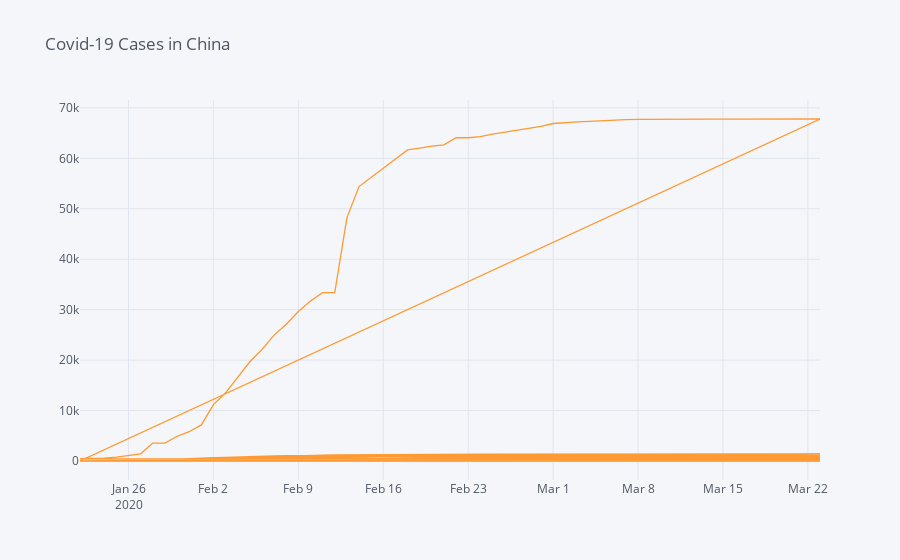
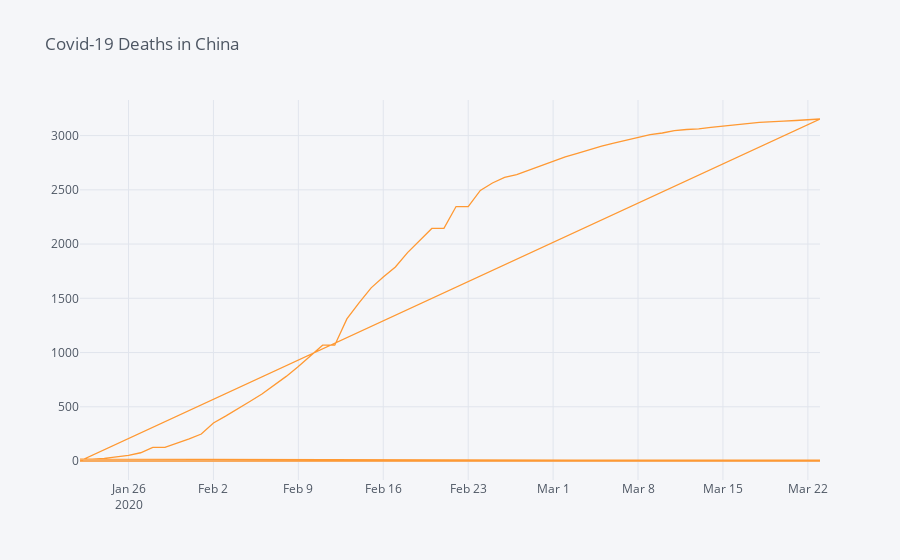

Notebook cell for these charts, in order:
### Code cell
china = df.loc[df['Country/Region'] == 'China']
china_covid=china[["Date","ConfirmedCases","Fatalities"]]
china_covid.iplot(kind='line',x="Date",y="ConfirmedCases",title="Covid-19 Cases in China")
china_covid.iplot(kind='line',x="Date",y="Fatalities",title="Covid-19 Deaths in China")

### Figure 1 — Plotly figure (JSON) as saved in the notebook; plotly's stock layout.template omitted (floating-point values rounded to 4 significant figures; data arrays with more than 128 entries replaced by an {"elided": "..."} marker saying what was removed)
{"data": [{"line": {"color": "rgba(255, 153, 51, 1.0)", "dash": "solid", "shape": "linear", "width": 1.3}, "mode": "lines", "name": "ConfirmedCases", "text": "", "type": "scatter", "x": {"elided": "2046 str values"}, "y": {"elided": "2046 int values"}}], "layout": {"legend": {"bgcolor": "#F5F6F9", "font": {"color": "#4D5663"}}, "paper_bgcolor": "#F5F6F9", "plot_bgcolor": "#F5F6F9", "title": {"font": {"color": "#4D5663"}, "text": "Covid-19 Cases in China"}, "xaxis": {"gridcolor": "#E1E5ED", "showgrid": true, "tickfont": {"color": "#4D5663"}, "title": {"font": {"color": "#4D5663"}, "text": ""}, "zerolinecolor": "#E1E5ED"}, "yaxis": {"gridcolor": "#E1E5ED", "showgrid": true, "tickfont": {"color": "#4D5663"}, "title": {"font": {"color": "#4D5663"}, "text": ""}, "zerolinecolor": "#E1E5ED"}}}

### Figure 2 — Plotly figure (JSON) as saved in the notebook; plotly's stock layout.template omitted (floating-point values rounded to 4 significant figures; data arrays with more than 128 entries replaced by an {"elided": "..."} marker saying what was removed)
{"data": [{"line": {"color": "rgba(255, 153, 51, 1.0)", "dash": "solid", "shape": "linear", "width": 1.3}, "mode": "lines", "name": "Fatalities", "text": "", "type": "scatter", "x": {"elided": "2046 str values"}, "y": {"elided": "2046 int values"}}], "layout": {"legend": {"bgcolor": "#F5F6F9", "font": {"color": "#4D5663"}}, "paper_bgcolor": "#F5F6F9", "plot_bgcolor": "#F5F6F9", "title": {"font": {"color": "#4D5663"}, "text": "Covid-19 Deaths in China"}, "xaxis": {"gridcolor": "#E1E5ED", "showgrid": true, "tickfont": {"color": "#4D5663"}, "title": {"font": {"color": "#4D5663"}, "text": ""}, "zerolinecolor": "#E1E5ED"}, "yaxis": {"gridcolor": "#E1E5ED", "showgrid": true, "tickfont": {"color": "#4D5663"}, "title": {"font": {"color": "#4D5663"}, "text": ""}, "zerolinecolor": "#E1E5ED"}}}
